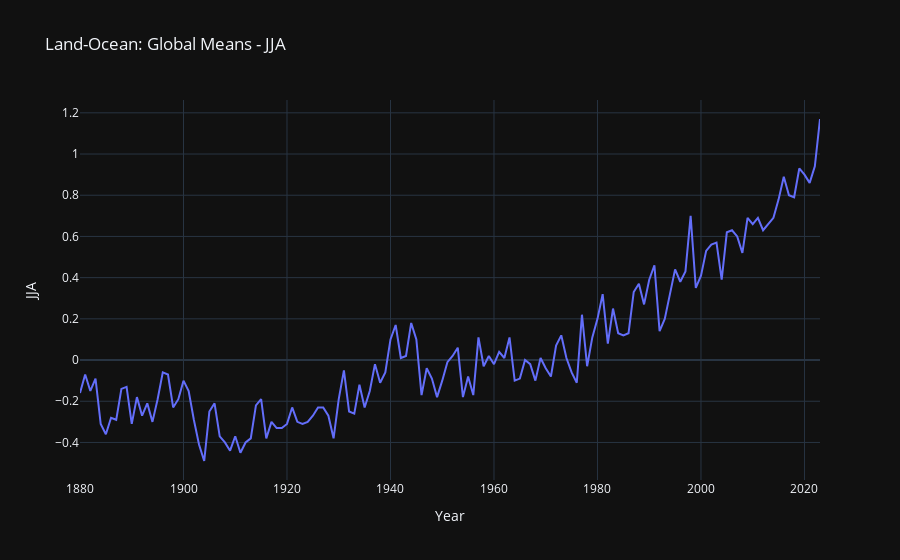

Source (notebook cell):
### Code cell
c = px.line(df, x='Year', y = period,  title = f"{title} - {period}", template='plotly_dark')
c

### Figure 1 — Plotly figure (JSON) as saved in the notebook; plotly's stock layout.template omitted (floating-point values rounded to 4 significant figures; data arrays with more than 128 entries replaced by an {"elided": "..."} marker saying what was removed)
{"data": [{"hovertemplate": "Year=%{x}<br>JJA=%{y}<extra></extra>", "legendgroup": "", "line": {"color": "#636efa", "dash": "solid"}, "marker": {"symbol": "circle"}, "mode": "lines", "name": "", "orientation": "v", "showlegend": false, "type": "scatter", "x": {"elided": "144 int values"}, "xaxis": "x", "y": {"elided": "144 float values"}, "yaxis": "y"}], "layout": {"legend": {"tracegroupgap": 0}, "title": {"text": "Land-Ocean: Global Means - JJA"}, "xaxis": {"anchor": "y", "domain": [0, 1], "title": {"text": "Year"}}, "yaxis": {"anchor": "x", "domain": [0, 1], "title": {"text": "JJA"}}}}
